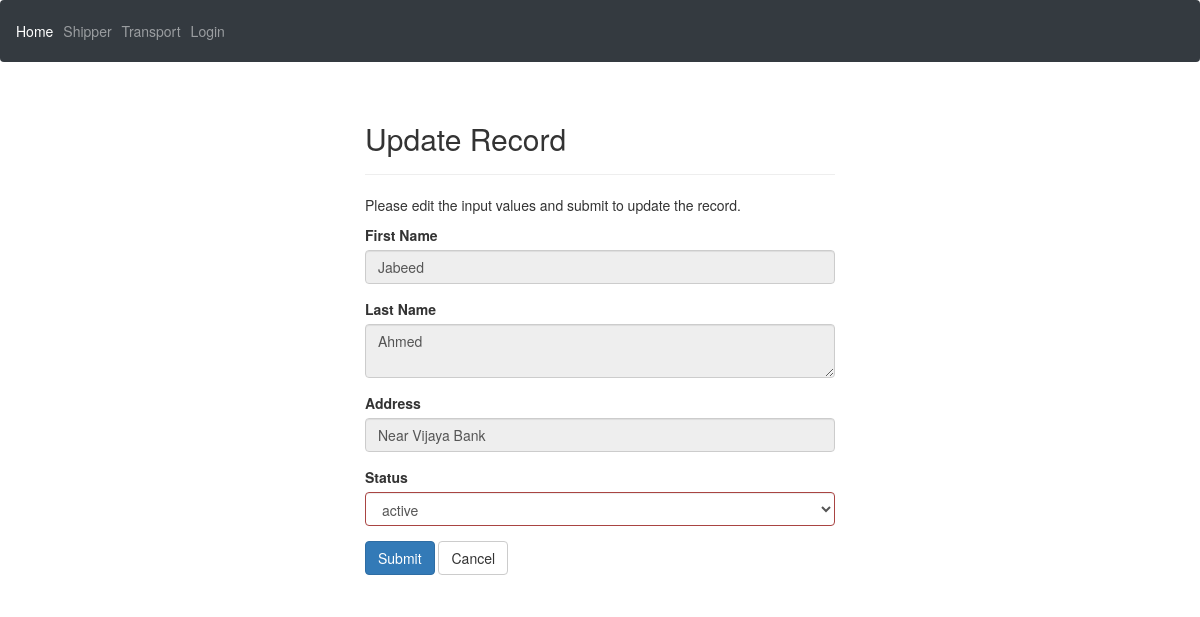
The page /Admin/update.php?id=7 on the database its author committed.
### tables this page shows
CREATE TABLE `user_s` (
  `S_id` int(10) NOT NULL,
  `S_fname` varchar(50) NOT NULL,
  `S_lname` varchar(50) NOT NULL,
  `S_mail` varchar(50) NOT NULL,
  `S_mnumber` bigint(30) NOT NULL,
  `S_address` varchar(200) NOT NULL,
  `S_password` varchar(200) NOT NULL,
  `S_security_question` varchar(50) NOT NULL,
  `S_security_answer` varchar(200) NOT NULL,
  `S_status` tinyint(1) NOT NULL DEFAULT 2,
  `S_active` tinyint(1) NOT NULL DEFAULT 0
);

### Admin/update.php (the view, shortened to what this page needs)
<?php
require('nav.php');
require_once "../connection.php";
$status =  "";
$status_array = "";
 $sql = "SELECT * FROM status";
 if($result = mysqli_query($con, $sql)){
        $status_array = $result;
}
if($_SERVER["REQUEST_METHOD"] == "POST"){
    $id = $_POST["id"];
    $input_status = $_POST["status"];
    $status = $input_status;
    $sql = "UPDATE user_s SET S_status= '$input_status' WHERE S_id= '$id'";
    if ($con->query($sql) === TRUE) {
        header("location: shippers.php");
        exit();
    } else {
        echo "Error updating record: " . $con->error;
    }
    $con->close();
  }
  else{
    if(isset($_GET["id"]) && !empty(trim($_GET["id"]))){
        $sql = "SELECT * FROM user_s WHERE S_id = ? ";
        if($stmt = mysqli_prepare($con, $sql)){
            mysqli_stmt_bind_param($stmt, "i", $param_id);
            if(mysqli_stmt_execute($stmt)){
                $result = mysqli_stmt_get_result($stmt);
                if(mysqli_num_rows($result) == 1){
                    $row = mysqli_fetch_array($result, MYSQLI_ASSOC);
                    $fName = $row["S_fname"];
                    $lName = $row["S_lname"];
                    $address = $row["S_address"];
                    $status = $row["S_status"];
                    $status_id = $row["S_status"];
                } else{
                    header("location: error.php");
                    exit();
                }
            } else{
                echo "Oops! Something went wrong. Please try again later.";
            }
        }
    }  else{
        header("location: error.php");
        exit();
    }
}
?>
<!DOCTYPE html>
<html lang="en">
<head>
    <link rel="stylesheet" href="https://maxcdn.bootstrapcdn.com/bootstrap/3.3.7/css/bootstrap.css">
</head>
<body>
    <div class="wrapper">
        <div class="container-fluid">
            <div class="row">
                <div class="col-md-12">
                    <div class="page-header">
                        <h2>Update Record</h2>
                    </div>
                    <p>Please edit the input values and submit to update the record.</p>
                    <form action="<?php echo htmlspecialchars(basename($_SERVER['REQUEST_URI'])); ?>" method="post">
                        <div class="form-group <?php echo (!empty($first_name)) ? 'has-error' : ''; ?>">
                            <label>First Name</label>
                            <input type="text" name="name" readonly class="form-control" value="<?php echo $fName; ?>">
                        </div>
                        <div class="form-group  <?php echo (!empty($last_name)) ? 'has-error' : ''; ?>">
                            <label>Last Name</label>
                            <textarea name="address" readonly class="form-control"><?php echo $lName; ?></textarea>
                        </div>
                        <div class="form-group <?php echo (!empty($salary_err)) ? 'has-error' : ''; ?>">
                            <label>Address</label>
                            <input type="text" name="address"  readonly class="form-control" value="<?php echo $address; ?>">
                        </div>
                        <div class="form-group <?php echo (!empty($status)) ? 'has-error' : ''; ?>">
                            <label>Status</label>
                            <select class="form-control" id="status" name="status">
                                <?php
                                if(!empty($status_array))
                                {
                                    foreach($status_array as $value)
                                    {
                                        if($value['id'] == $status_id)
                                        {
                                            echo "<option selected='selected' value='".$value['id']."'>".$value['name']."</option>";
                                        }
                                        else
                                        {
                                            echo "<option value='".$value['id']."'>".$value['name']."</option>";
                                        }
                                    }
                                }
                                ?>
                            </select>
                        </div>
                        <input type="submit" class="btn btn-primary" value="Submit">
                        <a href="shippers.php" class="btn btn-default">Cancel</a>
                    </form>
                </div>
            </div>
        </div>
    </div>
</body>
</html>

### Admin/update.php (style rules this page uses)
.wrapper { width: 500px; margin: 0 auto; }

### rows shown on the page
user_s: name "Jabeed", address "Ahmed", address "Near Vijaya Bank"

### other values the page prints
form field status "active"
